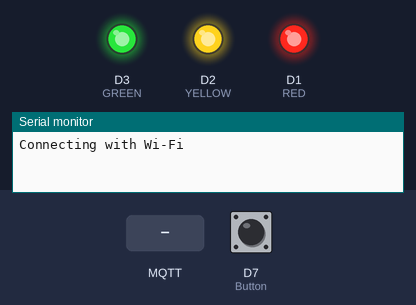
Bench run of a program on a simulated ESP8266 (Wemos D1 mini). On the bench: output pins drawn as LEDs (lit = HIGH), the last lines printed to the serial monitor. Dashed ring = blinking. The test bench sets the inputs (shaded band); at power-on: D7 (Button) HIGH. WiFi joins after 1.5 s; servers stay silent unless stated; uploads are accepted with an empty reply; no MQTT or app messages arrive unless stated.

Above: at 0.1 s.
At 2.7 s:
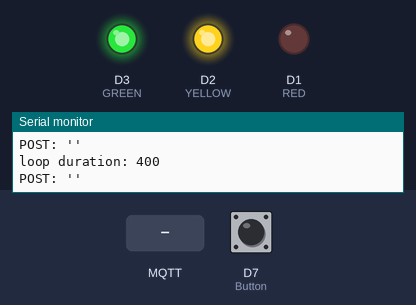
2.8 s: MQTT message "EVENT_OUTOFORDER" arrives on the first subscribed topic
At 5.7 s:
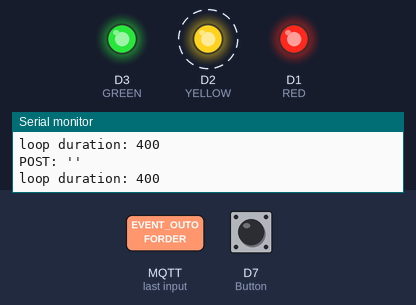
5.8 s: MQTT message "EVENT_BUTTON" arrives on the first subscribed topic
8.3 s: MQTT message "EVENT_GREEN" arrives on the first subscribed topic
Timing chart, 0 to 16.7 s (numbered marks = the images above; inputs shaded):
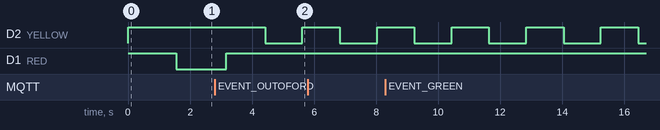

The program:

main.cpp
```cpp
#include <Arduino.h>
#include <ESP8266WiFi.h> // Connect to Wi-Fi
#include <ESP8266HTTPClient.h>
#include <WiFiClient.h>
#include <WiFiClientSecure.h>
#include <PubSubClient.h>


#include <fsm.h>

// Current state and last event that has been raised
ENUM_STATE state = STATE_START;
ENUM_EVENT event = EVENT_STATE_EXECUTED;
unsigned int timer;

// Define the state methods => zelfe volgorde als enum LET OP!!
STATE_METHODS_STRUCT fsm_state_methods[STATE_NUM] = {
    {start_pre, start_loop, start_post},
    {red_pre, red_loop, red_post},
    {orange_pre, orange_loop, orange_post},
    {green_pre, green_loop, green_post},
    {outoforder_pre, outoforder_loop, outoforder_post}
};

// Define your transition table here. States given in the collomn and events in de row.
//
// -------------------------------------------------------------------------------------------------------------------
//      EVENTS| BUTTON          | GREEN           | TIMER           | OUTOFORDER     | RED            | STATE_EXECUTED|
// -------------------------------------------------------------------------------------------------------------------
// START      | -               | -               | -               | -              | -              | RED
// RED        | GREEN           | GREEN           | -               | OUTOFORDER     | -              | -
// ORANGE     | -               | -               | RED             | OUTOFORDER     | -              | -
// GREEN      | -               | -               | ORANGE          | OUTOFORDER     | -              |  -
// OUTOFORDER | -               | -               | -               | -              | RED            |           |
// -------------------------------------------------------------------------------------------------------------------
STATE_TRANSITION_STRUCT fsm_state_transition[STATE_NUM][EVENT_NUM] = {
{ // STATE_START
    {STATE_INVALID_TRANSITION},
    {STATE_INVALID_TRANSITION},
    {STATE_INVALID_TRANSITION},
    {STATE_INVALID_TRANSITION},
    {STATE_INVALID_TRANSITION},
    {STATE_RED}
  },
  { // STATE_RED
    {STATE_GREEN},
    {STATE_GREEN},
    {STATE_INVALID_TRANSITION},
    {STATE_OUTOFORDER},
    {STATE_INVALID_TRANSITION},
    {STATE_INVALID_TRANSITION}
  },
  { // STATE_ORANGE
    {STATE_INVALID_TRANSITION},
    {STATE_INVALID_TRANSITION},
    {STATE_RED},
    {STATE_OUTOFORDER},
    {STATE_INVALID_TRANSITION},
    {STATE_INVALID_TRANSITION}
  },
  { // STATE_GREEN
    {STATE_INVALID_TRANSITION},
    {STATE_INVALID_TRANSITION},
    {STATE_ORANGE},
    {STATE_OUTOFORDER},
    {STATE_INVALID_TRANSITION},
    {STATE_INVALID_TRANSITION}
  },
  { // STATE_OUTOFORDER
    {STATE_INVALID_TRANSITION},
    {STATE_INVALID_TRANSITION},
    {STATE_INVALID_TRANSITION},
    {STATE_INVALID_TRANSITION},
    {STATE_RED},
    {STATE_INVALID_TRANSITION},
  }
};

String getEventName (ENUM_EVENT event) {
    switch (event) {
    case EVENT_BUTTON:
      return "EVENT_BUTTON";
    case EVENT_OUTOFORDER:
        return "EVENT_OUTOFORDER";
    case EVENT_GREEN:
        return "EVENT_GREEN";
    case EVENT_RED:
        return "EVENT_RED";
    case EVENT_TIMER:
        return "EVENT_TIMER";
    case EVENT_STATE_EXECUTED:
        return "EVENT_STATE_EXECUTED";
    default:
        return "UNKNOWN";
    }
}

void FSMInit () {
  Serial.println("FSM Init");
  if( fsm_state_methods[state].pre != NULL) {
    fsm_state_methods[state].pre();
  }
}

void FSMRaiseEvent (ENUM_EVENT new_event) {
    ENUM_STATE new_state = fsm_state_transition[state][new_event].nextState;
    if ( new_state != STATE_INVALID_TRANSITION ) {

        // call event.post
        if( fsm_state_methods[state].post != NULL) {
            fsm_state_methods[state].post() ;
        }

        // call newstate ev.pre
        if( fsm_state_methods[new_state].pre != NULL) {
            fsm_state_methods[new_state].pre() ;
        }

        // Set new state and event
        state = new_state;
        event = new_event;

        Serial.println("State change: " + getEventName(event) );
    }
}

void FSMLoop () {
  if( fsm_state_methods[state].loop != NULL) {
    fsm_state_methods[state].loop();
  }

  FSMRaiseEvent(EVENT_STATE_EXECUTED);
}

WiFiClient client;
WiFiClient client2;
WiFiClientSecure clients;
HTTPClient http;
PubSubClient mqtt;

void RESTGetStatus (String status) {
  // HTTPS
  //clients.connect("https://vmacman.jmnl.nl/wemos-test/status.php", 443);
  //http.begin(clients, "https://vmacman.jmnl.nl/wemos-test/status.php");

  // HTTP
  http.begin(client2, "http://vmacman.jmnl.nl/wemos-test/status.php");
  http.addHeader("Content-Type", "application/x-www-form-urlencoded");
  String httpRequestData = "status=" + status;

  if (http.POST(httpRequestData) == HTTP_CODE_OK) {
      String payload = http.getString();
      Serial.println("POST: '" + payload + "'");
  }
}

// External event!!
void RESTPollEvent () {
  // HTTPS
  //clients.connect("https://vmacman.jmnl.nl/wemos-test/event.php", 443);
  //http.begin(clients, "https://vmacman.jmnl.nl/wemos-test/event.php");

  // HTTP
  http.begin(client2, "http://vmacman.jmnl.nl/wemos-test/event.php"); // Deze wifi-client kan niet hetzelfde zijn als van MQTT, dat gaat mis!

  if (http.GET() == HTTP_CODE_OK) {
      String payload = http.getString();
      Serial.println("'" + payload + "'");
      if ( payload.equals("EVENT_OUTOFORDER") ) {
        FSMRaiseEvent(EVENT_OUTOFORDER);
      }

      if ( payload.equals("EVENT_BUTTON") ) {
        FSMRaiseEvent(EVENT_BUTTON);
      }

      if ( payload.equals("EVENT_GREEN") ) {
        FSMRaiseEvent(EVENT_GREEN);
      }

      if ( payload.equals("EVENT_RED") ) {
        FSMRaiseEvent(EVENT_RED);
      }
  }
}

// External Events!
void mqtt_callback(char* topic, byte* pl, unsigned int length) {
  String payload = "";
  for (unsigned int i=0;i<length;i++) {
    payload += (char)pl[i];
  }
  Serial.println("MQTT EVENT: " + payload);

  // Check payload, do not expect that it is correct
  if ( payload.equals("EVENT_OUTOFORDER") ) {
    FSMRaiseEvent(EVENT_OUTOFORDER);
  }

  if ( payload.equals("EVENT_GREEN") ) {
    FSMRaiseEvent(EVENT_GREEN);
  }

  if ( payload.equals("EVENT_RED") ) {
    FSMRaiseEvent(EVENT_RED);
  }

  if ( payload.equals("EVENT_BUTTON") ) {
    FSMRaiseEvent(EVENT_BUTTON);
  }

}

void setup() {
  pinMode(D1, OUTPUT); // RED
  pinMode(D2, OUTPUT); // YELLOW
  pinMode(D3, OUTPUT); // GREEN
  pinMode(D7, INPUT_PULLUP); // Button

  // Switch off the leds
  digitalWrite(D1, HIGH);
  digitalWrite(D2, HIGH);
  digitalWrite(D3, HIGH);

  // Initialize the serial communication
  Serial.begin(9600);

  // Access to Internet
  WiFi.begin("MaCMaN_GUEST", "GUEST@MACMAN"); // Connect with the Wi-Fi
  Serial.print("Connecting with Wi-Fi");
  while (WiFi.status() != WL_CONNECTED) {
    delay(500);
    Serial.print(".");
  }
  Serial.println();
  Serial.print("Connected, IP address: ");
  Serial.println(WiFi.localIP());

  // No certificates
  clients.setInsecure(); // We will not create a certification store here to validate sites!

  Serial.println("MQTT SETUP!");
  mqtt.setClient(client);
  mqtt.setBufferSize(2048); // override MQTT_MAX_PACKET_SIZE
  mqtt.setCallback(mqtt_callback);
  mqtt.setServer("test.mosquitto.org", 1883);
  mqtt.connect("wemos-client-1234");
  if ( mqtt.connected() ) {
    Serial.println("MQTT CONNECTED!");
  } else {
    Serial.println("MQTT NOT CONNECTED!");
  }

  mqtt.subscribe("wemos-workshop-event-1234");
}

unsigned long loopTiming;
unsigned long loopDuration;

void loop() {
  loopTiming = millis();

  FSMLoop();
  RESTGetStatus("status");
  RESTPollEvent();

  loopDuration = millis() - loopTiming;
  String ld = "loop duration: " + String(loopDuration);

  mqtt.publish("wemos-workshop-123", ld.c_str());
  if ( !mqtt.loop() ) {
    Serial.println("MQTT ERROR!");
  }

  Serial.println(ld);

  if ( loopDuration < 100 ) { // Make sure the loop is around 100 ms always!
    delay(100 - loopDuration);
  }
}

void start_pre() {
    Serial.println("start_pre");
}

void start_loop() {
    //Serial.println("start_loop");
}

void start_post() {
    Serial.println("start_post");
}

int buttonPressed;
void red_pre() {
    buttonPressed = false;
    Serial.println("red_pre");
    digitalWrite(D1, LOW);
}

void red_loop() {
  if ( !buttonPressed && digitalRead(D7) == LOW ) {
    FSMRaiseEvent(EVENT_BUTTON);
    buttonPressed = true;
  }
}

void red_post() {
    Serial.println("red_post");
    digitalWrite(D1, HIGH);
    buttonPressed = false;
}

void orange_pre() {
    Serial.println("orange_pre");
    timer = millis();
    digitalWrite(D2, LOW);
}

void orange_loop() {
    //Serial.println("orange_loop");
    if( (millis() - timer) > 2000 ) {
      FSMRaiseEvent(EVENT_TIMER);
    }
}

void orange_post() {
    Serial.println("orange_post");
    digitalWrite(D2, HIGH);
}

void green_pre() {
    Serial.println("green_pre");
    timer = millis();
    digitalWrite(D3, LOW);
}

void green_loop() {
    if ( (millis() - timer) > 5000 ) {
      FSMRaiseEvent(EVENT_TIMER);
    }
}

void green_post() {
    Serial.println("green_post");
    digitalWrite(D3, HIGH);
}

void outoforder_pre() {
    Serial.println("outoforder_pre");
    timer = millis();
}

void outoforder_loop() {
    if ( millis() - timer > 1000 ) { // Knipperen oranje led
      digitalWrite(D2, !digitalRead(D2));
      timer = millis();
    }
}

void outoforder_post() {
    Serial.println("outoforder_post");
    digitalWrite(D2, HIGH);
}
```

fsm.h
```cpp
#pragma once

typedef enum {
    STATE_START,
    STATE_RED,
    STATE_ORANGE,
    STATE_GREEN,
    STATE_OUTOFORDER,
    STATE_INVALID_TRANSITION,
    STATE_NUM
} ENUM_STATE;

typedef enum {
    EVENT_BUTTON,
    EVENT_GREEN,
    EVENT_TIMER,
    EVENT_OUTOFORDER,
    EVENT_RED,
    EVENT_STATE_EXECUTED,
    EVENT_NUM
} ENUM_EVENT;

typedef struct {
    void (*pre)(void);
    void (*loop)(void);
    void (*post)(void);
} STATE_METHODS_STRUCT;

typedef struct {
    ENUM_STATE nextState;
} STATE_TRANSITION_STRUCT;

void FSMInit ();
void FSMLoop ();
void FSMRaiseEvent (ENUM_EVENT new_event);

// Forward declaration of the transition methods.
void start_pre();
void start_loop();
void start_post();

void red_pre();
void red_loop();
void red_post();

void orange_pre();
void orange_loop();
void orange_post();

void green_pre();
void green_loop();
void green_post();

void outoforder_pre();
void outoforder_loop();
void outoforder_post();
```

Measured:
- after the input at 2.8 s, D2 (YELLOW): HIGH → LOW after 1.6 s, → HIGH 1.2 s later; D1 (RED): LOW → HIGH after 0.37 s
